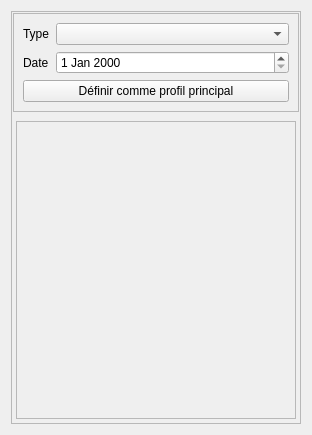
<?xml version="1.0" encoding="UTF-8"?>
<ui version="4.0">
 <class>Form</class>
 <widget class="QWidget" name="Form">
  <property name="geometry">
   <rect>
    <x>0</x>
    <y>0</y>
    <width>312</width>
    <height>435</height>
   </rect>
  </property>
  <property name="windowTitle">
   <string>Form</string>
  </property>
  <layout class="QVBoxLayout" name="verticalLayout_2">
   <item>
    <widget class="QFrame" name="frame_2">
     <property name="frameShape">
      <enum>QFrame::StyledPanel</enum>
     </property>
     <property name="frameShadow">
      <enum>QFrame::Raised</enum>
     </property>
     <layout class="QVBoxLayout" name="verticalLayout">
      <property name="margin">
       <number>1</number>
      </property>
      <item>
       <widget class="QFrame" name="frame">
        <property name="frameShape">
         <enum>QFrame::StyledPanel</enum>
        </property>
        <property name="frameShadow">
         <enum>QFrame::Raised</enum>
        </property>
        <layout class="QFormLayout" name="formLayout_4">
         <property name="fieldGrowthPolicy">
          <enum>QFormLayout::AllNonFixedFieldsGrow</enum>
         </property>
         <item row="0" column="0">
          <widget class="QLabel" name="label_3">
           <property name="text">
            <string>Type</string>
           </property>
          </widget>
         </item>
         <item row="0" column="1">
          <widget class="QComboBox" name="comboBox_type"/>
         </item>
         <item row="1" column="0">
          <widget class="QLabel" name="label">
           <property name="text">
            <string>Date</string>
           </property>
          </widget>
         </item>
         <item row="1" column="1">
          <widget class="QDateEdit" name="dateEdit"/>
         </item>
         <item row="2" column="0" colspan="2">
          <widget class="QPushButton" name="pushButton_setasdefault">
           <property name="text">
            <string>Définir comme profil principal</string>
           </property>
          </widget>
         </item>
        </layout>
       </widget>
      </item>
      <item>
       <widget class="QStackedWidget" name="stackedWidget">
        <property name="currentIndex">
         <number>1</number>
        </property>
        <widget class="QWidget" name="page">
         <layout class="QVBoxLayout" name="verticalLayout_4" stretch="10">
          <property name="margin">
           <number>3</number>
          </property>
          <item>
           <widget class="QFrame" name="frame_cr">
            <property name="frameShape">
             <enum>QFrame::StyledPanel</enum>
            </property>
            <property name="frameShadow">
             <enum>QFrame::Raised</enum>
            </property>
            <layout class="QVBoxLayout" name="verticalLayout_3"/>
           </widget>
          </item>
         </layout>
        </widget>
        <widget class="QWidget" name="page_2">
         <layout class="QVBoxLayout" name="verticalLayout_7">
          <property name="margin">
           <number>3</number>
          </property>
          <item>
           <widget class="QFrame" name="frame_graph">
            <property name="frameShape">
             <enum>QFrame::StyledPanel</enum>
            </property>
            <property name="frameShadow">
             <enum>QFrame::Raised</enum>
            </property>
            <layout class="QVBoxLayout" name="verticalLayout_5"/>
           </widget>
          </item>
         </layout>
        </widget>
       </widget>
      </item>
     </layout>
    </widget>
   </item>
  </layout>
 </widget>
 <resources/>
 <connections/>
</ui>
